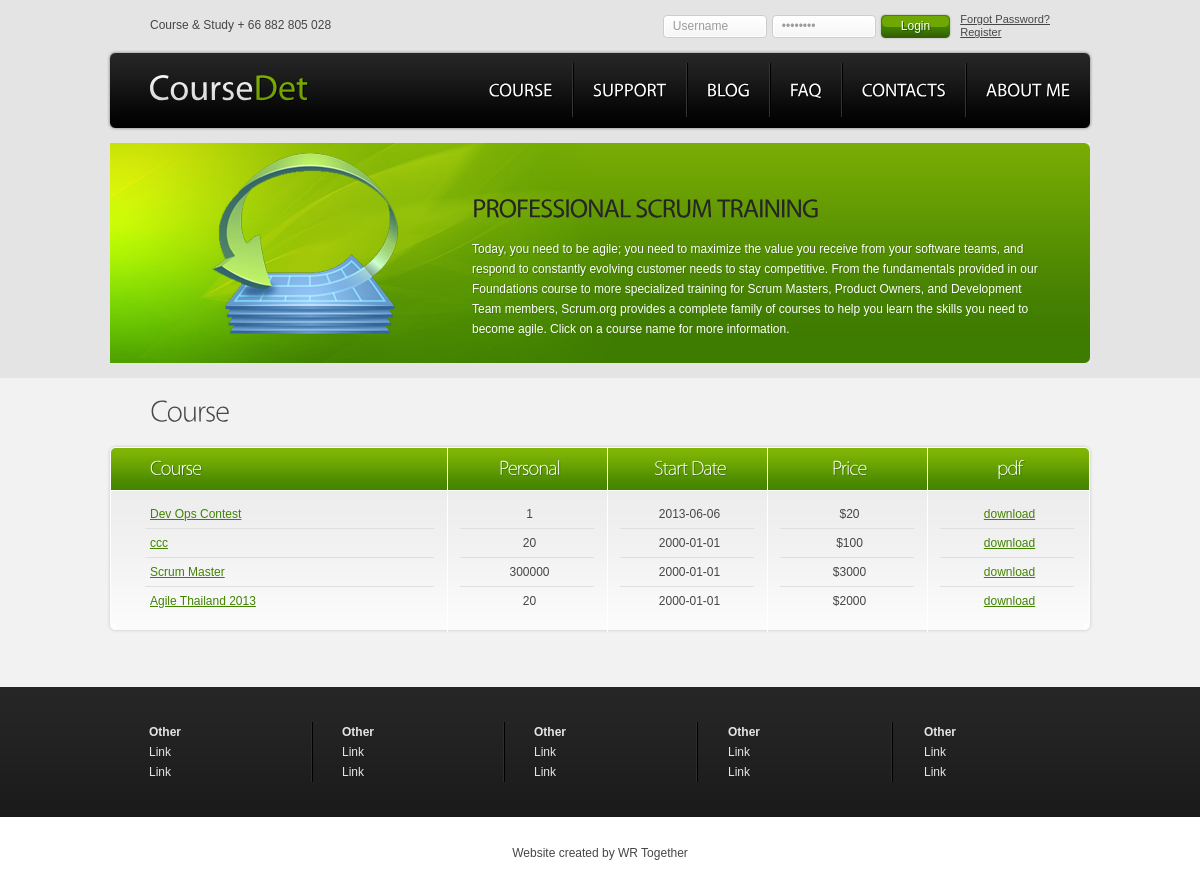
The app's page /course.php, older data.
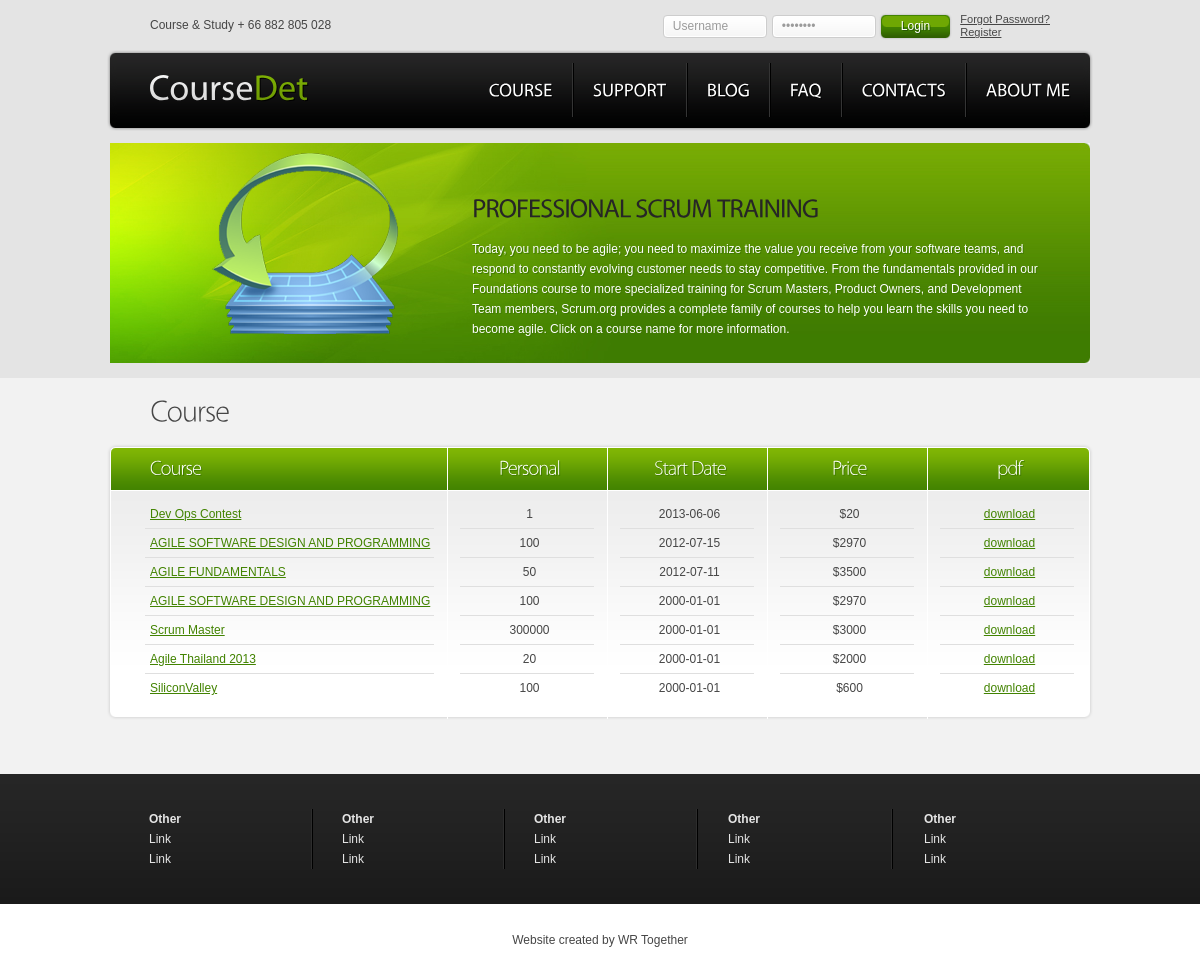
The same page, newer data.
### tables this page shows
CREATE TABLE `course` (
  `course_id` int(5) NOT NULL auto_increment,
  `course_name` text NOT NULL,
  `course_detail` text NOT NULL,
  `trainer` varchar(20) NOT NULL,
  `start_date` date NOT NULL,
  `end_date` date NOT NULL,
  `place` text NOT NULL,
  `con_name` varchar(20) NOT NULL,
  `con_phone` varchar(20) NOT NULL,
  `con_email` varchar(50) NOT NULL,
  `cer_type` varchar(10) NOT NULL,
  `price` int(11) NOT NULL,
  `trainee_no` int(11) NOT NULL,
  PRIMARY KEY  (`course_id`)
);

### phpMySQLFunctionDatabase.php (called while the page is built, shortened)
<?
	function fncSelectAllRecord($strTable)
	{
			$strSQL = "SELECT * FROM $strTable ";
			return @mysql_query($strSQL);
	}
	function fncSelectAllRecordOrder($strTable, $order)
	{
			$strSQL = "SELECT * FROM $strTable ORDER BY $order DESC";
			return @mysql_query($strSQL);
	}
?>

### course.php (the view, shortened to what this page needs)
<?
	include("phpMySQLFunctionDatabase.php");
?>
<!DOCTYPE html>
<html lang="en">
<head>
<link rel="stylesheet" href="css/reset.css" type="text/css" media="all">
<link rel="stylesheet" href="css/layout.css" type="text/css" media="all">
<link rel="stylesheet" href="css/style.css" type="text/css" media="all">
</head>
<body id="page3">
<div class="tail-top2">
	<header>
		<div class="container">
			<div class="header-box">
				<div class="left">
					<div class="right">
						<nav>
							<ul>
								<li><a href="course.php">Course</a></li>
								<li><a href="support.php">Support</a></li>
								<li><a href="Blog.php">Blog</a></li>
								<li><a href="FAQ.php">FAQ</a></li>
								<li><a href="contacts.php">Contacts</a></li>
								<li><a href="aboutMe.php">About me</a></li>
							</ul>
						</nav>
						<h1><a href="index.php"><span>Course</span>Det</a></h1>
					</div>
				</div>
			</div>
			<span class="top-info">Course &amp; Study + 66 882 805 028  </span>
			<?
				if($_SESSION['UserID'] != "")
				{
					echo "<form id=\"login-form\" method=\"post\" action=\"logout.php\">
					<fieldset>
						<table>
						<tr>
						<td><h5>Hi,welcome&nbsp;&nbsp;&nbsp;&nbsp;<a href='profile.php'>".$_SESSION['UserID']."</h5></td>
						<td><a href='#' class=\"login\" onClick=\"document.getElementById('login-form').submit()\"><span><span>Logout</span></span></a></td>
						</tr></table>
					</fieldset>
					</form>";
				}
				else{
					echo "<form id=\"login-form\" method=\"post\" action=\"check_login.php\">
					<fieldset>
					<span class=\"text\">
						<input type=\"text\" name=\"Username\" value=\"Username\" onFocus=\"if(this.value=='Username'){this.value=''}\" onBlur=\"if(this.value==''){this.value='Username'}\">
					</span>
					<span class=\"text\">
						<input type=\"password\" name=\"Password\" value=\"Password\" onFocus=\"if(this.value=='Password'){this.value=''}\" onBlur=\"if(this.value==''){this.value='Password'}\">
					</span>
					<a href='#' class=\"login\" onClick=\"document.getElementById('login-form').submit()\"><span><span>Login</span></span></a>
					<span class=\"links\"><a href='#'>Forgot Password?</a><br/><a href=\"register.php\">Register</a></span>
					</fieldset>
					</form>";
				}
			?>
		</div>
	</header>
	<section id="content">
		<div class="container">
			<div class="inside bot-indent">
				<div id="slogan">
				<img src="images/head_course.png">
					<div class="inside">
						<h2><span>Professional Scrum Training</span></h2>
						<p>Today, you need to be agile; you need to maximize the value you receive from your software teams, and respond to constantly evolving customer needs to stay competitive. From the fundamentals provided in our Foundations course to more specialized training for Scrum Masters, Product Owners, and Development Team members, Scrum.org provides a complete family of courses to help you learn the skills you need to become agile. Click on a course name for more information.    </p>
					</div>
				</div>
				<h2 class="extra">Course </h2>
				<div class="box extra">
					<div class="border-right">
						<div class="border-bot">
							<div class="border-left">
								<div class="left-top-corner1">
									<div class="right-top-corner1">
										<div class="right-bot-corner">
											<div class="left-bot-corner">
												<div class="inner">
													<div class="left-indent line-ver1">
														<div class="line-ver2">
															<div class="line-ver3">
																<div class="wrap line-ver4">
																	<article class="col-1 indent">
																		<h4>Course</h4>
																		<ul class="info-list1">
																			<?
																			$strTable = "course";
																			$order = "start_date";
																			$objSelect = fncSelectAllRecordOrder($strTable, $order);
																			while ($objResult = mysql_fetch_object($objSelect))
																			{
																				echo "<li><a href='course_detail.php?cid=".$objResult->course_id."'>".$objResult->course_name." </a></li>";
																			}
																			?>
																	</article>
																	<article class="col-2 indent">
																		<h4 class="aligncenter">Personal</h4>
																		<ul class="info-list1 alt">
																			<?
																			$strTable = "course";
																			$order = "start_date";
																			$objSelect = fncSelectAllRecordOrder($strTable, $order);
																			while ($objResult = mysql_fetch_object($objSelect))
																			{
																				echo "<li>".$objResult->trainee_no."</li>";
																			}
																			?>
																		</ul>
																	</article>
																	<article class="col-3 indent">
																		<h4 class="aligncenter">Start Date</h4>
																		<ul class="info-list1 alt">
																			<?
																			$strTable = "course";
																			$order = "start_date";
																			$objSelect = fncSelectAllRecordOrder($strTable, $order);
																			while ($objResult = mysql_fetch_object($objSelect))
																			{
																				echo "<li>".$objResult->start_date."</li>";
																			}
																			?>
																		</ul>
																	</article>
																	<article class="col-4 indent">
																		<h4 class="aligncenter">Price</h4>
																		<ul class="info-list1 alt">
																			<?
																			$strTable = "course";
																			$order = "start_date";
																			$objSelect = fncSelectAllRecordOrder($strTable, $order);
																			while ($objResult = mysql_fetch_object($objSelect))
																			{
																				echo "<li> $".$objResult->price."</li>";
																			}
																			?>
																		</ul>
																	</article>
																	<article class="col-5 indent">
																		<h4 class="aligncenter">pdf</h4>
																		<ul class="info-list1 alt">
																		<?
																			$strTable = "course";
																			$objSelect = fncSelectAllRecord($strTable);
																			while ($objResult = mysql_fetch_object($objSelect))
																			{
																				echo "<li><a href='load_pdf.php?course=".$objResult->course_id."'>download</a></li>";
																			}
																			?>
																		</ul>
																	</article>
																</div>
															</div>
														</div>
													</div>
												</div>
											</div>
										</div>
									</div>
								</div>
							</div>
						</div>
					</div>
				</div>
			</div>
		</div>
	</section>
</div>
<aside>
	<div class="container">
		<div class="inside">
			<div class="line-ver1">
				<div class="line-ver2">
					<div class="line-ver3">
						<div class="wrapper line-ver4">
							<ul class="list col-1">
								<li>Other</li>
								<li><a href="#">Link</a></li>
								<li><a href="#">Link</a></li>
							</ul>
							<ul class="list col-2">
								<li>Other</li>
								<li><a href="#">Link</a></li>
								<li><a href="#">Link</a></li>
							</ul>
							<ul class="list col-3">
								<li>Other</li>
								<li><a href="#">Link</a></li>
								<li><a href="#">Link</a></li>
							</ul>
							<ul class="list col-4">
								<li>Other</li>
								<li><a href="#">Link</a></li>
								<li><a href="#">Link</a></li>
							</ul>
							<ul class="list col-5">
								<li>Other</li>
								<li><a href="#">Link</a></li>
								<li><a href="#">Link</a></li>
							</ul>
						</div>
					</div>
				</div>
			</div>
		</div>
	</div>
</aside>
<footer>
	<div class="container">
		<div class="inside">
			Website created by WR Together<a class="new_window" href="http://www.templatemonster.com" target="_blank" rel="nofollow"></a><br/>
		</div>
	</div>
</footer>
</body>
</html>

### css/layout.css (style rules this page uses)
#page3 #content .col-1 { width:284px;margin-right:31px }
#page3 #content .col-2 { width:129px;margin-right:31px }
#page3 #content .col-3 { width:129px;margin-right:31px }
#page3 #content .col-4 { width:129px;margin-right:31px }
#page3 #content .col-5 { width:129px }
aside .col-1 { width:122px;margin-right:71px }
aside .col-2 { width:96px;margin-right:96px }
aside .col-3 { width:112px;margin-right:82px }
aside .col-4 { width:136px;margin-right:60px }
aside .col-5 { width:130px }

Row changes from the older to the newer data that the page shows:
removed course: course_name "ccc", trainee_no "20", start_date "2000-01-01", price "100"
added course: course_name "AGILE SOFTWARE DESIGN AND PROGRAMMING", trainee_no "100", start_date "2012-07-15", price "2970"
added course: course_name "AGILE FUNDAMENTALS", trainee_no "50", start_date "2012-07-11", price "3500"
added course: course_name "AGILE SOFTWARE DESIGN AND PROGRAMMING", trainee_no "100", start_date "2000-01-01", price "2970"
added course: course_name "SiliconValley", trainee_no "100", start_date "2000-01-01", price "600"
